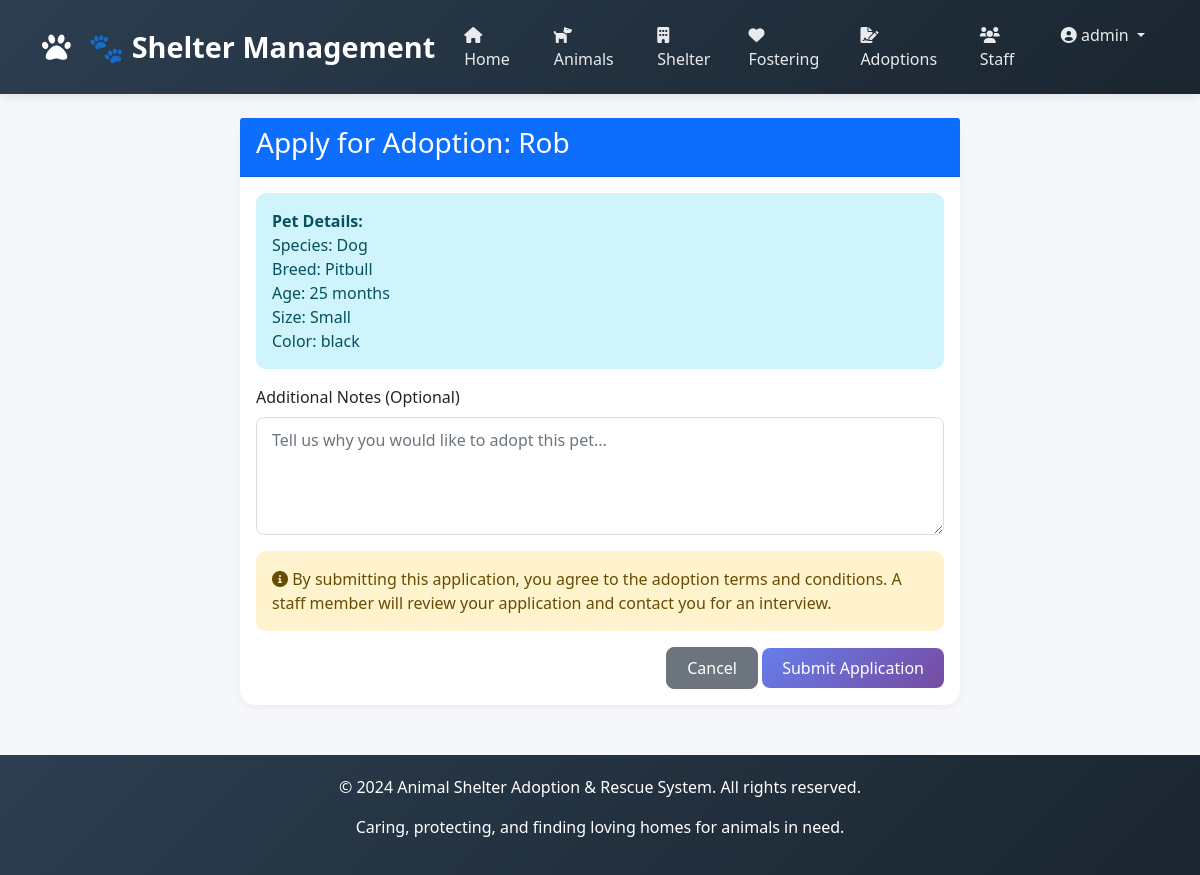
The page /adoptions/apply/1/ (signed in) on the database its author committed.
### apps/accounts/models.py (models this page shows, shortened)
class Staff(AbstractUser):
    ROLE_CHOICES = [
        ('Admin', 'Admin'),
        ('Manager', 'Manager'),
        ('Vet', 'Veterinarian'),
        ('Staff', 'Staff'),
        ('Volunteer', 'Volunteer'),
    ]
    staff_id = models.AutoField(primary_key=True)
    first_name = models.CharField(max_length=100)
    last_name = models.CharField(max_length=100)
    role = models.CharField(max_length=20, choices=ROLE_CHOICES, default='Staff')
    phone = models.CharField(max_length=20, blank=True, null=True)
    email = models.EmailField(unique=True)
    username = models.CharField(max_length=100, unique=True)
    status = models.BooleanField(default=True)
    date_joined = models.DateTimeField(default=timezone.now)
    last_login = models.DateTimeField(null=True, blank=True)
    USERNAME_FIELD = 'username'
    REQUIRED_FIELDS = ['email', 'first_name', 'last_name']
    class Meta:
        db_table = 'staff'

### apps/animals/models.py (models this page shows, shortened)
class Pet(models.Model):
    SPECIES_CHOICES = [
        ('Dog', 'Dog'), ('Cat', 'Cat'), ('Bird', 'Bird'),
        ('Rabbit', 'Rabbit'), ('Other', 'Other')
    ]
    SEX_CHOICES = [('M', 'Male'), ('F', 'Female')]
    SIZE_CHOICES = [('Small', 'Small'), ('Medium', 'Medium'), ('Large', 'Large')]
    STATUS_CHOICES = [
        ('Available', 'Available'), ('Pending', 'Pending'), ('Adopted', 'Adopted')
    ]
    pet_id = models.AutoField(primary_key=True)
    name = models.CharField(max_length=100)
    species = models.CharField(max_length=50, choices=SPECIES_CHOICES)
    breed = models.CharField(max_length=100, blank=True, null=True)
    age = models.IntegerField(validators=[MinValueValidator(0)], help_text="Age in months")
    sex = models.CharField(max_length=1, choices=SEX_CHOICES)
    size = models.CharField(max_length=10, choices=SIZE_CHOICES)
    color = models.CharField(max_length=50)
    vaccination_status = models.BooleanField(default=False)
    spay_neuter_status = models.BooleanField(default=False)
    medical_notes = models.TextField(blank=True, null=True)
    intake_date = models.DateField(auto_now_add=True)
    status = models.CharField(max_length=20, choices=STATUS_CHOICES, default='Available')
    class Meta:
        db_table = 'pets'

### apps/adoptions/views.py (the view, shortened to what this page needs)
# urls.py: path('apply/<int:pet_id>/', views.adopter_apply, name='adopter_apply'),
@csrf_protect
def adopter_apply(request, pet_id):
    if 'adopter_id' not in request.session:
        messages.error(request, 'Please login first.')
        return redirect('login')
    adopter = get_object_or_404(Adopter, adopter_id=request.session['adopter_id'])
    pet = get_object_or_404(Pet, pet_id=pet_id)
    if pet.status != 'Available':
        messages.error(request, f'{pet.name} is no longer available for adoption.')
        return redirect('adopter_dashboard')
    pending_count = AdoptionApplication.objects.filter(adopter=adopter, status='Pending').count()
    if pending_count >= 3:
        messages.error(request, 'You already have 3 pending applications. Please wait for them to be processed.')
        return redirect('adopter_dashboard')
    if AdoptionApplication.objects.filter(adopter=adopter, pet=pet).exists():
        messages.error(request, f'You have already applied for {pet.name}.')
        return redirect('adopter_dashboard')
    return render(request, 'adoptions/adopter_apply_form.html', {'pet': pet, 'adopter': adopter})

### templates/adoptions/adopter_apply_form.html (shortened to what this page needs)
{% extends 'base.html' %}
{% block content %}
<div class="container">
    <div class="row justify-content-center">
        <div class="col-md-8">
            <div class="card">
                <div class="card-header bg-primary text-white">
                    <h3>Apply for Adoption: {{ pet.name }}</h3>
                </div>
                <div class="card-body">
                    <div class="alert alert-info">
                        <strong>Pet Details:</strong><br>
                        Species: {{ pet.species }}<br>
                        Breed: {{ pet.breed|default:"Mixed" }}<br>
                        Age: {{ pet.age }} months<br>
                        Size: {{ pet.size }}<br>
                        Color: {{ pet.color }}
                    </div>
                    <form method="post">
                        <div class="mb-3">
                            <label class="form-label">Additional Notes (Optional)</label>
                            <textarea name="notes" class="form-control" rows="4"
                                      placeholder="Tell us why you would like to adopt this pet..."></textarea>
                        </div>
                        <div class="alert alert-warning">
                            <i class="fas fa-info-circle"></i>
                            By submitting this application, you agree to the adoption terms and conditions.
                            A staff member will review your application and contact you for an interview.
                        </div>
                        <div class="text-end">
                            <a href="{% url 'adopter_dashboard' %}" class="btn btn-secondary">Cancel</a>
                            <button type="submit" class="btn btn-primary">Submit Application</button>
                        </div>
                    </form>
                </div>
            </div>
        </div>
    </div>
</div>
{% endblock %}

### templates/base.html (shortened to what this page needs)
<!DOCTYPE html>
<html lang="en">
<head>
    <link href="https://cdn.jsdelivr.net/npm/bootstrap@5.1.3/dist/css/bootstrap.min.css" rel="stylesheet">
    <link rel="stylesheet" href="https://cdnjs.cloudflare.com/ajax/libs/font-awesome/6.0.0/css/all.min.css">
</head>
<body>
    <nav class="navbar navbar-expand-lg navbar-dark">
        <div class="container">
            <a class="navbar-brand" href="{% url 'index' %}">
                <i class="fas fa-paw"></i> 🐾 Shelter Management
            </a>
            <div class="collapse navbar-collapse" id="navbarNav">
                <ul class="navbar-nav ms-auto">
                    <li class="nav-item">
                        <a class="nav-link" href="{% url 'index' %}">
                            <i class="fas fa-home"></i> Home
                        </a>
                    </li>
                    <li class="nav-item">
                        <a class="nav-link" href="{% url 'pet_list' %}">
                            <i class="fas fa-dog"></i> Animals
                        </a>
                    </li>
                    <li class="nav-item">
                        <a class="nav-link" href="{% url 'shelter_list' %}">
                            <i class="fas fa-building"></i> Shelter
                        </a>
                    </li>
                    <li class="nav-item">
                        <a class="nav-link" href="{% url 'foster_list' %}">
                            <i class="fas fa-heart"></i> Fostering
                        </a>
                    </li>
                    <li class="nav-item">
                        <a class="nav-link" href="{% url 'adoption_list' %}">
                            <i class="fas fa-file-signature"></i> Adoptions
                        </a>
                    </li>
                    <li class="nav-item">
                        <a class="nav-link" href="{% url 'staff_list' %}">
                            <i class="fas fa-users"></i> Staff
                        </a>
                    </li>
                    {% if user.is_authenticated %}
                        <li class="nav-item dropdown">
                            <a class="nav-link dropdown-toggle" href="#" id="userDropdown" role="button" data-bs-toggle="dropdown">
                                <i class="fas fa-user-circle"></i> {{ user.username }}
                            </a>
                        </li>
                    {% endif %}
                </ul>
            </div>
        </div>
    </nav>
    <div class="container mt-4">
        {% block content %}
        {% endblock %}
    </div>
    <footer>
        <div class="container">
            <p>&copy; 2024 Animal Shelter Adoption & Rescue System. All rights reserved.</p>
            <p>Caring, protecting, and finding loving homes for animals in need.</p>
        </div>
    </footer>
</body>
</html>

### templates/base.html (style rules this page uses)
* { margin: 0; padding: 0; box-sizing: border-box; }
body { font-family: 'Segoe UI', Tahoma, Geneva, Verdana, sans-serif; background-color: #f5f7fb; }
.navbar { background: linear-gradient(135deg, #2c3e50 0%, #1a252f 100%); box-shadow: 0 2px 10px rgba(0,0,0,0.1); padding: 15px 0; }
.navbar-brand { font-size: 1.8rem; font-weight: bold; color: #fff !important; }
.navbar-brand i { margin-right: 10px; }
.nav-link { color: rgba(255,255,255,0.9) !important; font-weight: 500; margin: 0 5px; transition: all 0.3s; }
.card { border: none; border-radius: 15px; box-shadow: 0 2px 10px rgba(0,0,0,0.05); transition: transform 0.3s, box-shadow 0.3s; }
.btn { border-radius: 8px; padding: 8px 20px; font-weight: 500; transition: all 0.3s; }
.btn-primary { background: linear-gradient(135deg, #667eea 0%, #764ba2 100%); border: none; }
.alert { border-radius: 10px; border: none; }
footer { background: linear-gradient(135deg, #2c3e50 0%, #1a252f 100%); color: white; padding: 20px; text-align: center; margin-top: 50px; }
.form-control, .form-select { border-radius: 8px; border: 1px solid #ddd; padding: 10px 15px; }

### rows shown on the page
Staff: username "admin"
Pet: name "Rob", species "Dog", breed "Pitbull", age "25", size "Small", color "black"
